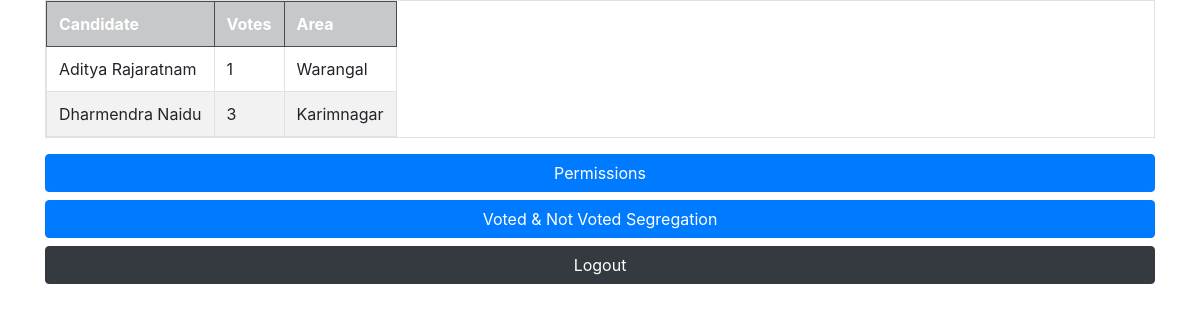
/analytics/, run on an earlier commit of the app's database.
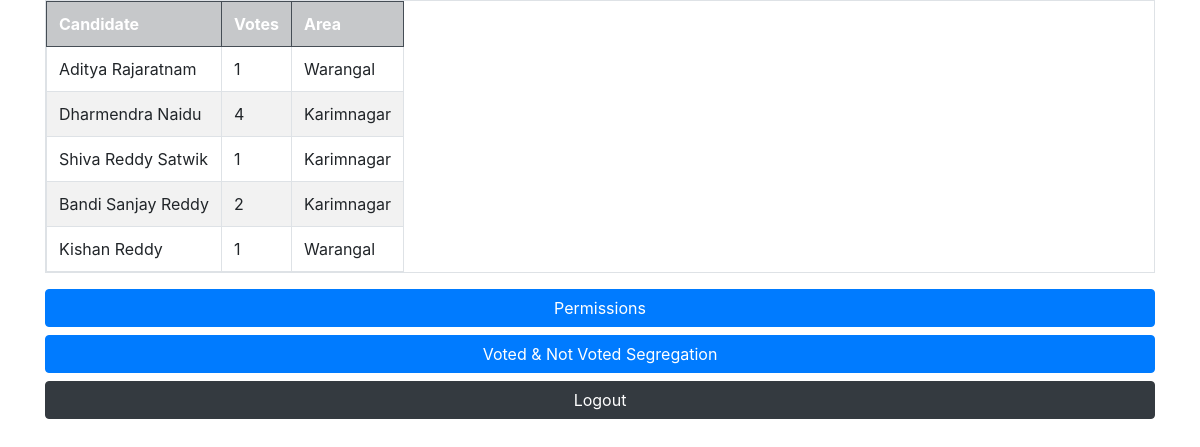
And on a later commit of the database.
### voter/models.py (models this page shows, shortened)
class Candidate(models.Model):
    candidate_username = models.CharField(max_length=255, default = 'raju')
    candidate_name = models.CharField(max_length=50)
    votes          = models.IntegerField()
    area           = models.ForeignKey(Area, on_delete=models.PROTECT)

class Area(models.Model):
    area = models.CharField(max_length=20)
    area_id = models.IntegerField()
    def __str__(self) -> str:
        return self.area

### voter/views.py (the view)
# urls.py: path('analytics/', views.admin_analytics, name="admin-analytics"),
def admin_analytics(request):
    candidates = Candidate.objects.all()
    context = {
        'candidates': candidates
    }
    return render(request, 'admin-analytics.html', context)

### templates/admin-analytics.html
{% include 'base.html' %}
<center class="container">
    <table class="table table-striped table-hover table-bordered table-responsive">
        <tr class="table-dark">
          <th>Candidate</th>
          <th>Votes</th>
          <th>Area</th>
        </tr>
        {% for candidate in candidates %}
            <tr>
                <td>{{candidate.candidate_name}}</td>
                <td>{{candidate.votes}}</td>
                <td>{{candidate.area}}</td>
            </tr>
        {% endfor %}
    </table>
</center>
<div class="container">
    <a href="{% url 'admin-permissions' %}" class="btn btn-primary btn-block">Permissions</a>
    <a href="{% url 'admin-segregation' %}" class="btn btn-primary btn-block">Voted & Not Voted Segregation</a>
    <a href="{% url 'logoutt' %}" class="btn btn-block btn-dark">Logout</a>
</div>

What changed in the data, as far as the page shows it:
changed Candidate "Dharmendra Naidu": votes "3" → "4"
added Candidate: candidate_name "Shiva Reddy Satwik", votes "1", area "Karimnagar"
added Candidate: candidate_name "Bandi Sanjay Reddy", votes "2", area "Karimnagar"
added Candidate: candidate_name "Kishan Reddy", votes "1", area "Warangal"
